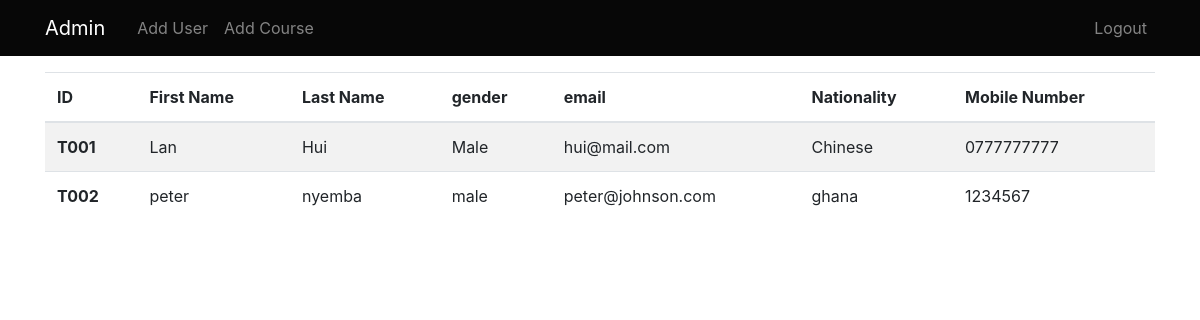
The app's page /admn/teachers, older data.
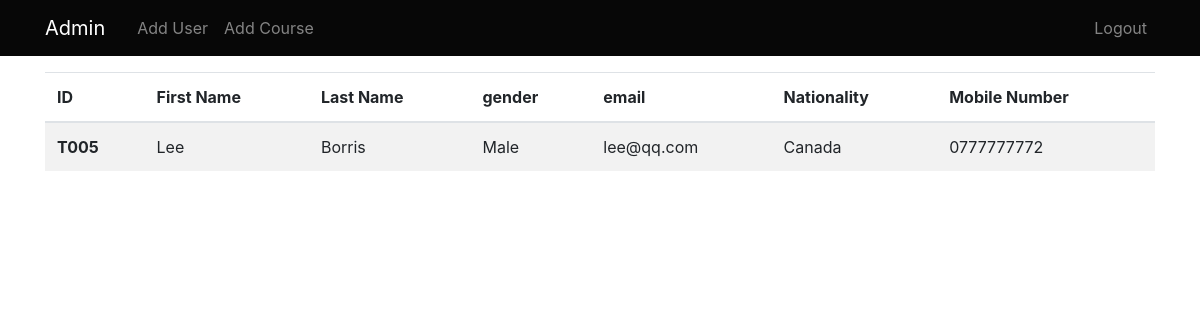
The same page, newer data.
### application/models.py (models this page shows, shortened)
class User(db.Model, UserMixin):
    __tablename__ = 'user'
    user_id = db.Column(db.String, primary_key=True)
    firstname = db.Column(db.String(30), nullable=False)
    lastname = db.Column(db.String(30), nullable=False)
    role = db.Column(db.String(10), nullable=False)
    gender = db.Column(db.String(5), nullable=False)
    nationality = db.Column(db.String(15), nullable=False)
    email = db.Column(db.String(20), nullable=False, unique=True)
    mobile = db.Column(db.String(20), nullable=False, unique=True)
    password = db.Column(db.String(30), nullable=False)
    courses = db.relationship('Course', backref='teacher')

### application/routes.py (the view)
@app.route('/admn/teachers', methods=['GET', 'POST'])
def teachers():
    teachers = User.query.filter_by(role='teacher')
    return render_template('/admin/teachers.html', teachers=teachers)

### application/templates/admin/teachers.html
{% extends 'admin/_layout.html' %}
{% block content%}
  <table class="table table-striped">
    <thead>
      <tr>
        <th scope="col">ID</th>
        <th scope="col">First Name</th>
        <th scope="col">Last Name</th>
        <th scope="col">gender</th>
        <th scope="col">email</th>
        <th scope="col">Nationality</th>
        <th scope="col">Mobile Number</th>
      </tr>
    </thead>
    <tbody>
      {% for teacher in teachers %}
      <tr>
        <th scope="row">{{ teacher.user_id }}</th>
        <td>{{teacher.firstname}}</td>
        <td>{{teacher.lastname}}</td>
        <td>{{teacher.gender}}</td>
        <td>{{teacher.email}}</td>
        <td>{{teacher.nationality}}</td>
        <td>{{teacher.mobile}}</td>
      </tr>
      {% endfor %}
    </tbody>
  </table>
{% endblock %}

Row changes from the older to the newer data that the page shows:
removed User: user_id "T001", firstname "Lan", lastname "Hui", gender "Male", email "hui@mail.com", nationality "Chinese", mobile "0777777777"
removed User: user_id "T002", firstname "peter", lastname "nyemba", gender "male", email "peter@johnson.com", nationality "ghana", mobile "1234567"
added User: user_id "T005", firstname "Lee", lastname "Borris", gender "Male", email "lee@qq.com", nationality "Canada", mobile "0777777772"
